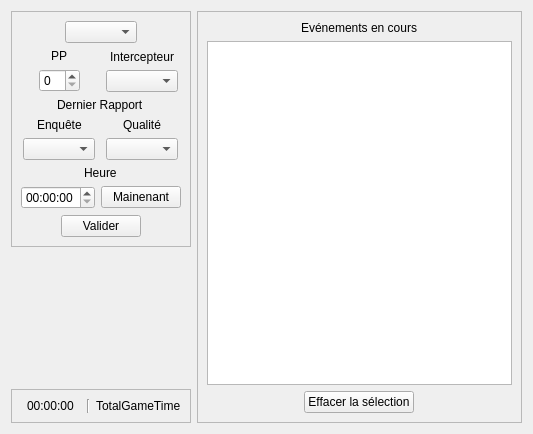
<?xml version="1.0" encoding="UTF-8"?>
<ui version="4.0">
 <class>MJWidget</class>
 <widget class="QWidget" name="MJWidget">
  <property name="geometry">
   <rect>
    <x>0</x>
    <y>0</y>
    <width>533</width>
    <height>434</height>
   </rect>
  </property>
  <property name="windowTitle">
   <string>Form</string>
  </property>
  <layout class="QHBoxLayout" name="horizontalLayout_5">
   <item>
    <layout class="QVBoxLayout" name="verticalLayout_11">
     <item>
      <widget class="QFrame" name="frame">
       <property name="frameShape">
        <enum>QFrame::StyledPanel</enum>
       </property>
       <property name="frameShadow">
        <enum>QFrame::Raised</enum>
       </property>
       <layout class="QVBoxLayout" name="verticalLayout_7">
        <property name="sizeConstraint">
         <enum>QLayout::SetMinimumSize</enum>
        </property>
        <item alignment="Qt::AlignHCenter">
         <widget class="QComboBox" name="cb_player"/>
        </item>
        <item>
         <layout class="QHBoxLayout" name="horizontalLayout_3">
          <item>
           <layout class="QVBoxLayout" name="verticalLayout_6">
            <item alignment="Qt::AlignHCenter">
             <widget class="QLabel" name="label_3">
              <property name="text">
               <string>PP</string>
              </property>
             </widget>
            </item>
            <item alignment="Qt::AlignHCenter">
             <widget class="QSpinBox" name="sb_PP"/>
            </item>
           </layout>
          </item>
          <item>
           <layout class="QVBoxLayout" name="verticalLayout">
            <item alignment="Qt::AlignHCenter">
             <widget class="QLabel" name="label_4">
              <property name="text">
               <string>Intercepteur</string>
              </property>
             </widget>
            </item>
            <item alignment="Qt::AlignHCenter">
             <widget class="QComboBox" name="cb_interceptor"/>
            </item>
           </layout>
          </item>
         </layout>
        </item>
        <item>
         <layout class="QVBoxLayout" name="verticalLayout_5">
          <item alignment="Qt::AlignHCenter">
           <widget class="QLabel" name="label_2">
            <property name="text">
             <string>Dernier Rapport</string>
            </property>
           </widget>
          </item>
          <item>
           <layout class="QHBoxLayout" name="horizontalLayout_2">
            <item>
             <layout class="QVBoxLayout" name="verticalLayout_4">
              <item alignment="Qt::AlignHCenter">
               <widget class="QLabel" name="label">
                <property name="text">
                 <string>Enquête</string>
                </property>
               </widget>
              </item>
              <item alignment="Qt::AlignHCenter">
               <widget class="QComboBox" name="cb_investigation"/>
              </item>
             </layout>
            </item>
            <item>
             <layout class="QVBoxLayout" name="verticalLayout_3">
              <item alignment="Qt::AlignHCenter">
               <widget class="QLabel" name="label_6">
                <property name="text">
                 <string>Qualité</string>
                </property>
               </widget>
              </item>
              <item alignment="Qt::AlignHCenter">
               <widget class="QComboBox" name="cb_quality"/>
              </item>
             </layout>
            </item>
           </layout>
          </item>
          <item>
           <layout class="QVBoxLayout" name="verticalLayout_2">
            <item alignment="Qt::AlignHCenter">
             <widget class="QLabel" name="label_5">
              <property name="text">
               <string>Heure</string>
              </property>
             </widget>
            </item>
            <item>
             <layout class="QHBoxLayout" name="horizontalLayout">
              <item alignment="Qt::AlignRight">
               <widget class="QTimeEdit" name="te_LRT"/>
              </item>
              <item alignment="Qt::AlignLeft">
               <widget class="QPushButton" name="pb_Now">
                <property name="text">
                 <string>Mainenant</string>
                </property>
               </widget>
              </item>
             </layout>
            </item>
            <item alignment="Qt::AlignHCenter">
             <widget class="QPushButton" name="pb_Validation">
              <property name="text">
               <string>Valider</string>
              </property>
              <property name="icon">
               <iconset resource="../ressources.qrc">
                <normaloff>:/icones/go</normaloff>:/icones/go</iconset>
              </property>
             </widget>
            </item>
           </layout>
          </item>
         </layout>
        </item>
       </layout>
      </widget>
     </item>
     <item>
      <spacer name="verticalSpacer_6">
       <property name="orientation">
        <enum>Qt::Vertical</enum>
       </property>
       <property name="sizeHint" stdset="0">
        <size>
         <width>20</width>
         <height>40</height>
        </size>
       </property>
      </spacer>
     </item>
     <item>
      <widget class="QFrame" name="frame_3">
       <property name="frameShape">
        <enum>QFrame::StyledPanel</enum>
       </property>
       <property name="frameShadow">
        <enum>QFrame::Raised</enum>
       </property>
       <layout class="QHBoxLayout" name="horizontalLayout_6">
        <item alignment="Qt::AlignHCenter">
         <widget class="QLabel" name="label_elapsedTime">
          <property name="text">
           <string>00:00:00</string>
          </property>
         </widget>
        </item>
        <item>
         <widget class="Line" name="line">
          <property name="orientation">
           <enum>Qt::Vertical</enum>
          </property>
         </widget>
        </item>
        <item alignment="Qt::AlignHCenter">
         <widget class="QLabel" name="label_totalTime">
          <property name="text">
           <string>TotalGameTime</string>
          </property>
         </widget>
        </item>
       </layout>
      </widget>
     </item>
    </layout>
   </item>
   <item>
    <widget class="QFrame" name="frame_4">
     <property name="frameShape">
      <enum>QFrame::StyledPanel</enum>
     </property>
     <property name="frameShadow">
      <enum>QFrame::Raised</enum>
     </property>
     <layout class="QVBoxLayout" name="verticalLayout_10">
      <item alignment="Qt::AlignHCenter">
       <widget class="QLabel" name="label_9">
        <property name="text">
         <string>Evénements en cours</string>
        </property>
       </widget>
      </item>
      <item>
       <widget class="QListView" name="lw_UnsolvedEvents">
        <property name="editTriggers">
         <set>QAbstractItemView::NoEditTriggers</set>
        </property>
        <property name="selectionMode">
         <enum>QAbstractItemView::ExtendedSelection</enum>
        </property>
       </widget>
      </item>
      <item alignment="Qt::AlignHCenter">
       <widget class="QPushButton" name="pb_eraseSelection">
        <property name="text">
         <string>Effacer la sélection</string>
        </property>
       </widget>
      </item>
     </layout>
    </widget>
   </item>
  </layout>
 </widget>
 <resources>
  <include location="../ressources.qrc"/>
 </resources>
 <connections/>
</ui>
